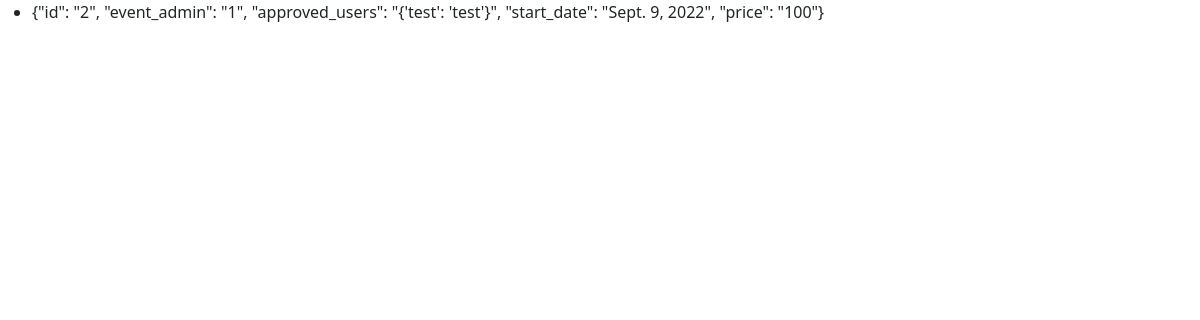
Page /route/1/event on the earlier database version.
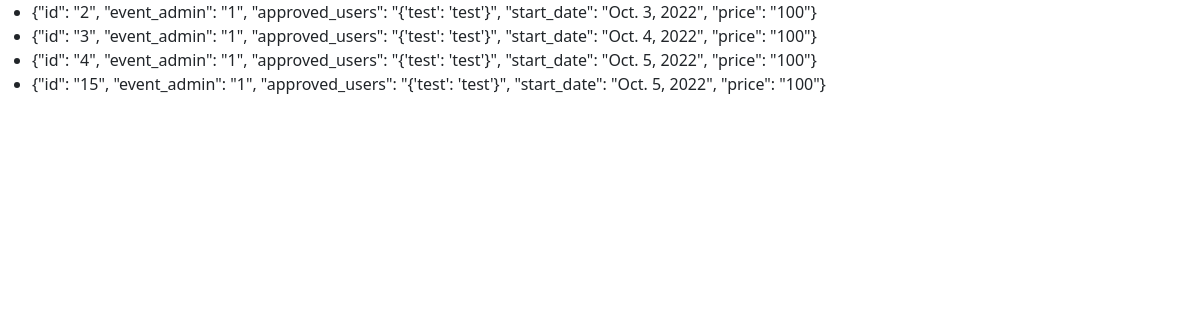
Same page on the later database version.
### route/models.py (models this page shows, shortened)
class Event(models.Model):
    route = models.ForeignKey(Route, on_delete=models.CASCADE, null=True)
    event_admin = models.IntegerField()
    approved_users = models.JSONField()
    pending_users = models.JSONField()
    start_date = models.DateField()
    price = models.IntegerField()
    class Meta:
        verbose_name = 'Event'
        verbose_name_plural = 'Events'

### route/views.py (the view)
# urls.py: path('<int:route_id>/event', views.event, name='event'),
def event(request, route_id):
    result = models.Event.objects.all().filter(route_id=route_id)
    return render(request, 'route/event.html', {"result": result})

### templates/route/event.html
{% extends 'route/layout.html' %}
{% block content %}
    <ul>
        {% for itm in result %}
            <li>
                {"id": "{{ itm.id }}", "event_admin": "{{ itm.event_admin }}",
                "approved_users": "{{ itm.approved_users }}", "start_date": "{{ itm.start_date }}",
                "price": "{{ itm.price }}"}
            </li>
        {% endfor %}
    </ul>
{% endblock %}

Differences in the rows shown:
changed Event id 2: start_date "Sept. 9, 2022" → "Oct. 3, 2022"
now on this page (row edited): Event: id "3", event_admin "1", approved_users "{'test': 'test'}", start_date "Oct. 4, 2022", price "100"
now on this page (row edited): Event: id "4", event_admin "1", approved_users "{'test': 'test'}", start_date "Oct. 5, 2022", price "100"
added Event: id "15", event_admin "1", approved_users "{'test': 'test'}", start_date "Oct. 5, 2022", price "100"
